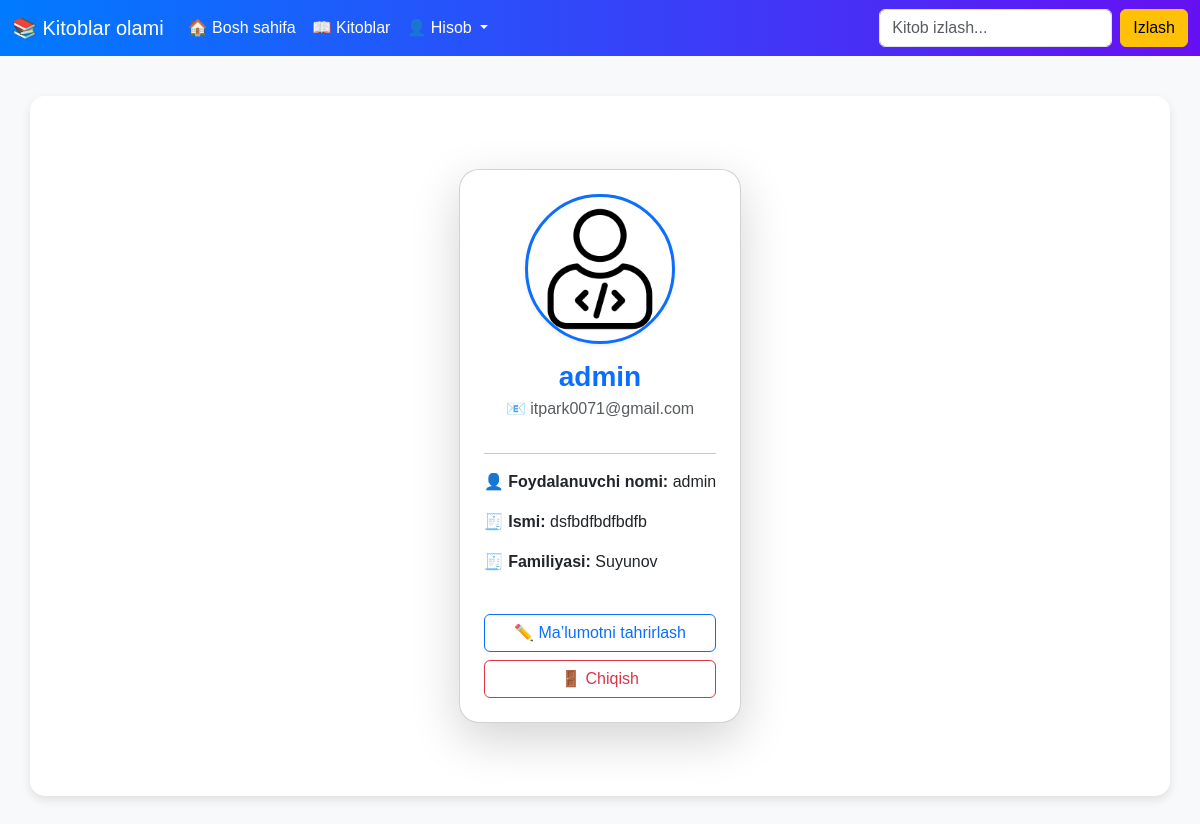
The app's page /users/profile/ (signed in) with its own data.
### users/models.py (models this page shows)
class CustomUser(AbstractUser):
    profile_picture = models.ImageField(default="default.png")

### users/views.py (the view)
# urls.py: path("profile/",ProfilView.as_view(),name="profile"),
class ProfilView(LoginRequiredMixin,View):
    def get(self,request):
        return render(request,"users/profil.html", {"user:request":"user"})

### users/templates/users/profil.html (shortened to what this page needs)
{% extends 'base.html' %}
{% block content %}
<div class="container d-flex justify-content-center align-items-center" style="min-height: 80vh;">
  <div class="card shadow-lg p-4 text-center" style="max-width: 450px; border-radius: 20px; background: #ffffff;">
    <div class="mb-3">
      {% if user.profile_picture %}
        <img src="{{ user.profile_picture.url }}" alt="Profil rasmi"
             class="rounded-circle border border-3 border-primary shadow-sm"
             style="width: 150px; height: 150px; object-fit: cover;">
      {% else %}
        <img src="https://cdn-icons-png.flaticon.com/512/847/847969.png"
             alt="Default profil rasmi"
             class="rounded-circle border border-3 border-secondary shadow-sm"
             style="width: 150px; height: 150px; object-fit: cover;">
      {% endif %}
    </div>
    <h3 class="fw-bold text-primary mb-1">{{ user.username }}</h3>
    <p class="text-muted mb-3">📧 {{ user.email }}</p>
    <hr>
    <div class="text-start">
      <p><strong>👤 Foydalanuvchi nomi:</strong> {{ user.username }}</p>
      <p><strong>🧾 Ismi:</strong> {{ user.first_name|default:"–" }}</p>
      <p><strong>🧾 Familiyasi:</strong> {{ user.last_name|default:"–" }}</p>
    </div>
    <div class="mt-4 d-grid gap-2">
      <a href="{% url 'users:profile_update' %}" class="btn btn-outline-primary">
        ✏️ Ma’lumotni tahrirlash
      </a>
      <a href="{% url 'users:logout' %}" class="btn btn-outline-danger">
        🚪 Chiqish
      </a>
    </div>
  </div>
</div>
{% endblock %}

### templates/base.html (style rules this page uses)
body { background-color: #f8f9fa; font-family: "Poppins", sans-serif; }

### records on screen
CustomUser: profile_picture (picture), username "admin", email "itpark0071@gmail.com", first_name "dsfbdfbdfbdfb", last_name "Suyunov"
